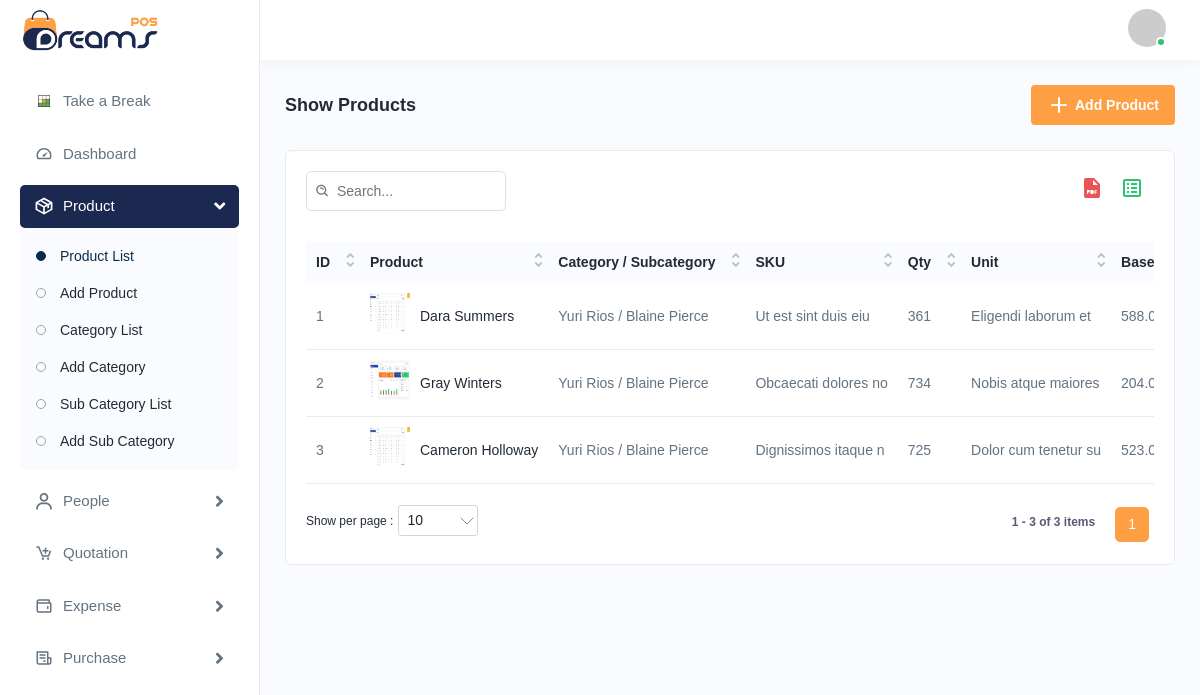
The page /products/ (signed in) on the database as committed earlier.
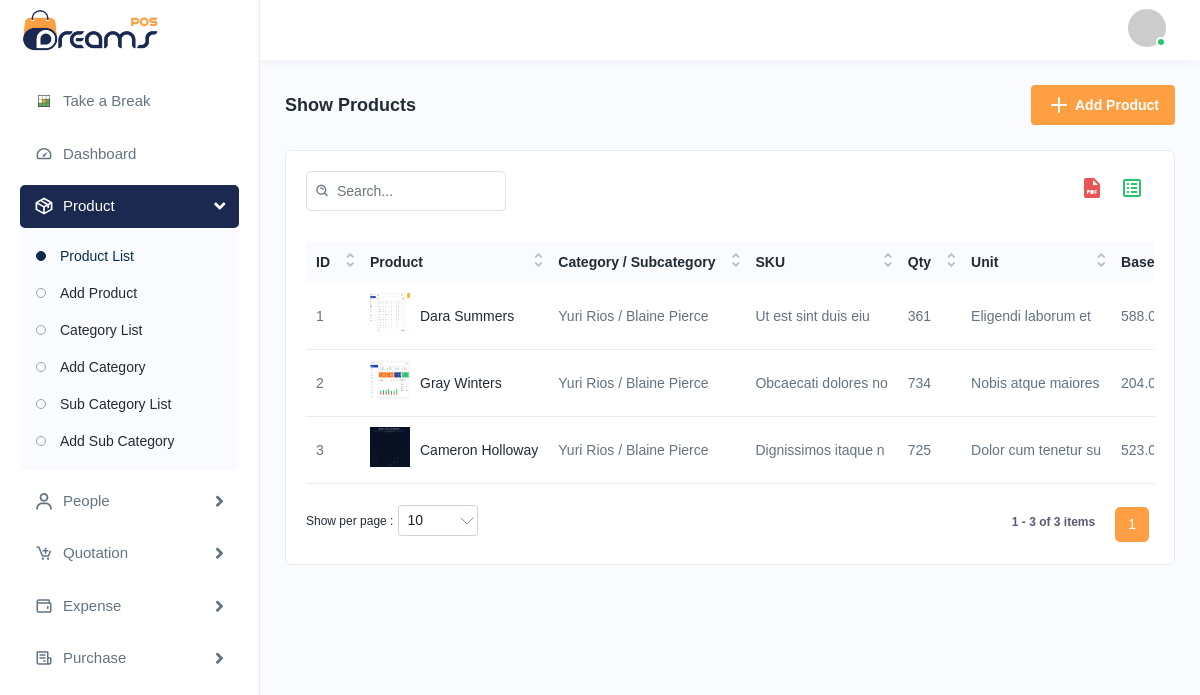
The same page on the database as committed later.
### mainapp/models.py (models this page shows)
class Product(models.Model):
    STATUS_CHOICES = [
        ("active", "Active"),
        ("inactive", "Inactive"),
    ]
    name = models.CharField(max_length=255)
    sub_category = models.ForeignKey(
        "SubCategory",
        on_delete=models.PROTECT,
        related_name="products",
        blank=True,
        null=True,
    )
    unit = models.CharField(max_length=16)
    sku = models.CharField(max_length=255, unique=True)
    quantity = models.PositiveIntegerField(default=0)
    description = models.TextField(blank=True, null=True)
    status = models.CharField(
        max_length=10,
        choices=STATUS_CHOICES,
        default="active",
    )
    price = models.DecimalField(max_digits=8, decimal_places=2)
    discount_percentage = models.DecimalField(
        max_digits=5,
        decimal_places=2,
        default=0,
    )
    main_image = models.ImageField(
        upload_to="products/",
        blank=True,
        null=True,
    )
    created_at = models.DateTimeField(auto_now_add=True)
    updated_at = models.DateTimeField(auto_now=True)

class SubCategory(models.Model):
    name = models.CharField(max_length=255)
    code = models.CharField(max_length=255, unique=True)
    description = models.TextField(blank=True, null=True)
    category = models.ForeignKey(
        "Category",
        on_delete=models.CASCADE,
        related_name="subcategories",
    )
    created_at = models.DateTimeField(auto_now_add=True)
    updated_at = models.DateTimeField(auto_now=True)

class Category(models.Model):
    name = models.CharField(max_length=255)
    code = models.CharField(max_length=255, unique=True)
    created_at = models.DateTimeField(auto_now_add=True)
    updated_at = models.DateTimeField(auto_now=True)

### mainapp/views.py (the view)
# urls.py: path("products/", views.products_index, name="products_index"),
@login_required
def products_index(request):
    products = Product.objects.select_related("sub_category").order_by("name")
    for p in products:
        price = p.price or 0
        disc = p.discount_percentage or 0
        p.discounted_price = price * (Decimal("1") - Decimal(disc) / Decimal("100"))
    return render(request, "productlist.html", {"products": products})

### mainapp/templates/productlist.html (shortened to what this page needs)
{% extends "base.html" %}
{% load static %}
{% block content %}
<div class="page-header">
    <div class="page-title">
        <h4>Show Products</h4>
    </div>
    <div class="page-btn">
        <a href="{% url 'products_create' %}" class="btn btn-added">
            <img src="{% static 'img/icons/plus.svg' %}" class="me-1" alt="img">Add Product
        </a>
    </div>
</div>
<div class="card">
    <div class="card-body">
        <div class="table-top">
            <div class="search-set">
                <div class="search-input">
                    <a class="btn btn-searchset"><img src="{% static 'img/icons/search-white.svg' %}" alt="img"></a>
                </div>
            </div>
            <div class="wordset">
                <ul>
                    <li>
                        <a href="{% url 'export_products_pdf' %}" data-bs-toggle="tooltip" title="Export to PDF">
                            <img src="{% static 'img/icons/pdf.svg' %}" alt="PDF">
                        </a>
                    </li>
                    <li>
                        <a href="{% url 'export_products_excel' %}" data-bs-toggle="tooltip" title="Export to Excel">
                            <img src="{% static 'img/icons/excel.svg' %}" alt="Excel">
                        </a>
                    </li>
                </ul>
            </div>
        </div>
        <div class="table-responsive">
            <table class="table datanew">
                <thead>
                    <tr>
                        <th>ID</th>
                        <th>Product</th>
                        <th>Category / Subcategory</th>
                        <th>SKU</th>
                        <th>Qty</th>
                        <th>Unit</th>
                        <th>Base Price</th>
                    </tr>
                </thead>
                <tbody>
                    {% for product in products %}
                    <tr>
                        <td>{{ product.id }}</td>
                        <td class="productimgname">
                            {% if product.main_image %}
                            <a href="javascript:void(0);" class="product-img">
                                <img src="{{ product.main_image.url }}" alt="{{ product.name }}">
                            </a>
                            {% endif %}
                            <a href="javascript:void(0);">
                                {{ product.name }}
                            </a>
                        </td>
                        <td>
                            {% if product.sub_category %}
                            {{ product.sub_category.category.name }} / {{ product.sub_category.name }}
                            {% else %}
                            -
                            {% endif %}
                        </td>
                        <td>{{ product.sku }}</td>
                        <td>{{ product.quantity }}</td>
                        <td>{{ product.unit }}</td>
                        <td>{{ product.price }}$</td>
                    </tr>
                    {% endfor %}
                </tbody>
            </table>
        </div>
    </div>
</div>
{% endblock %}

Rows that differ between the two databases and show on the page:
changed Product "Cameron Holloway": main_image: a different picture
